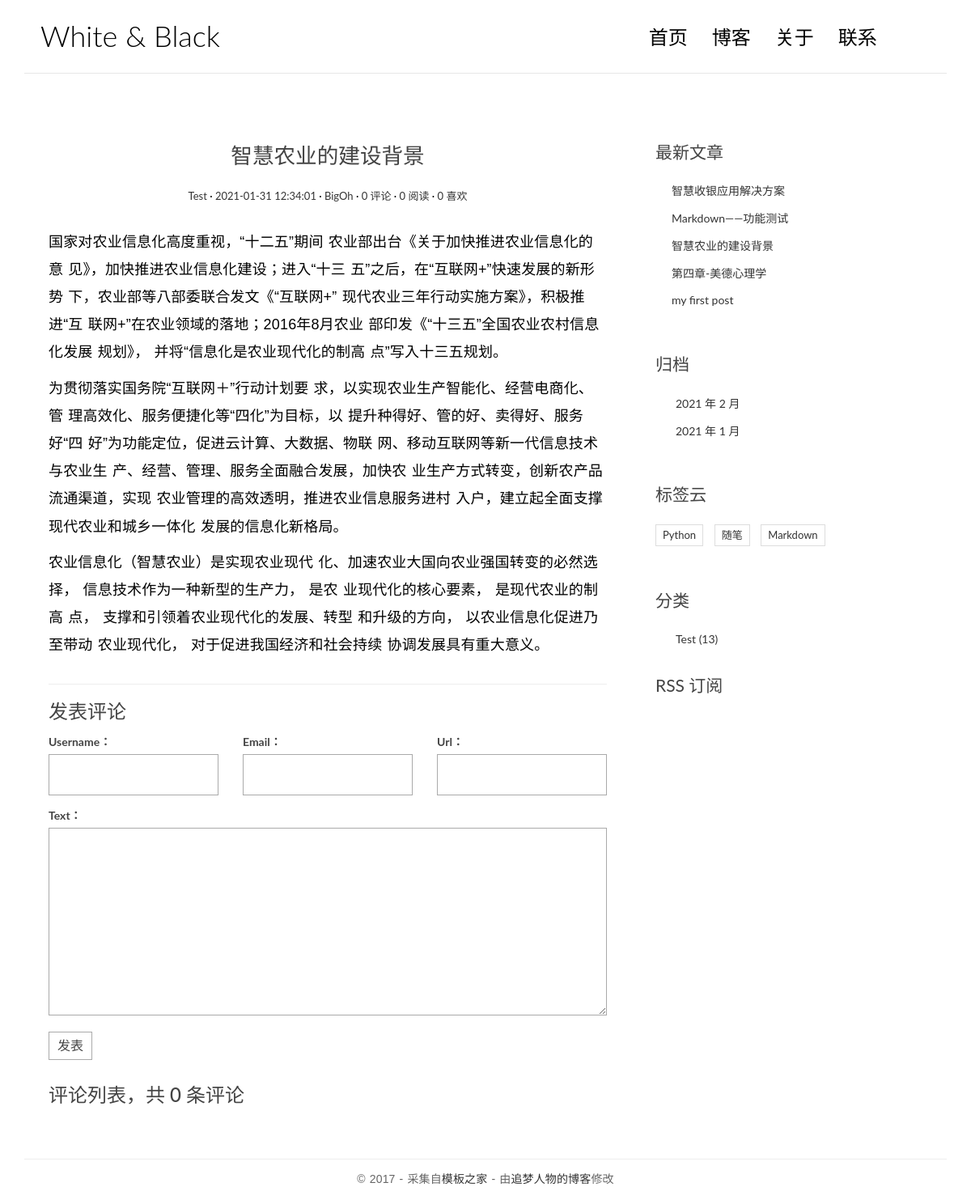
The page /post/3 on the database as committed earlier.
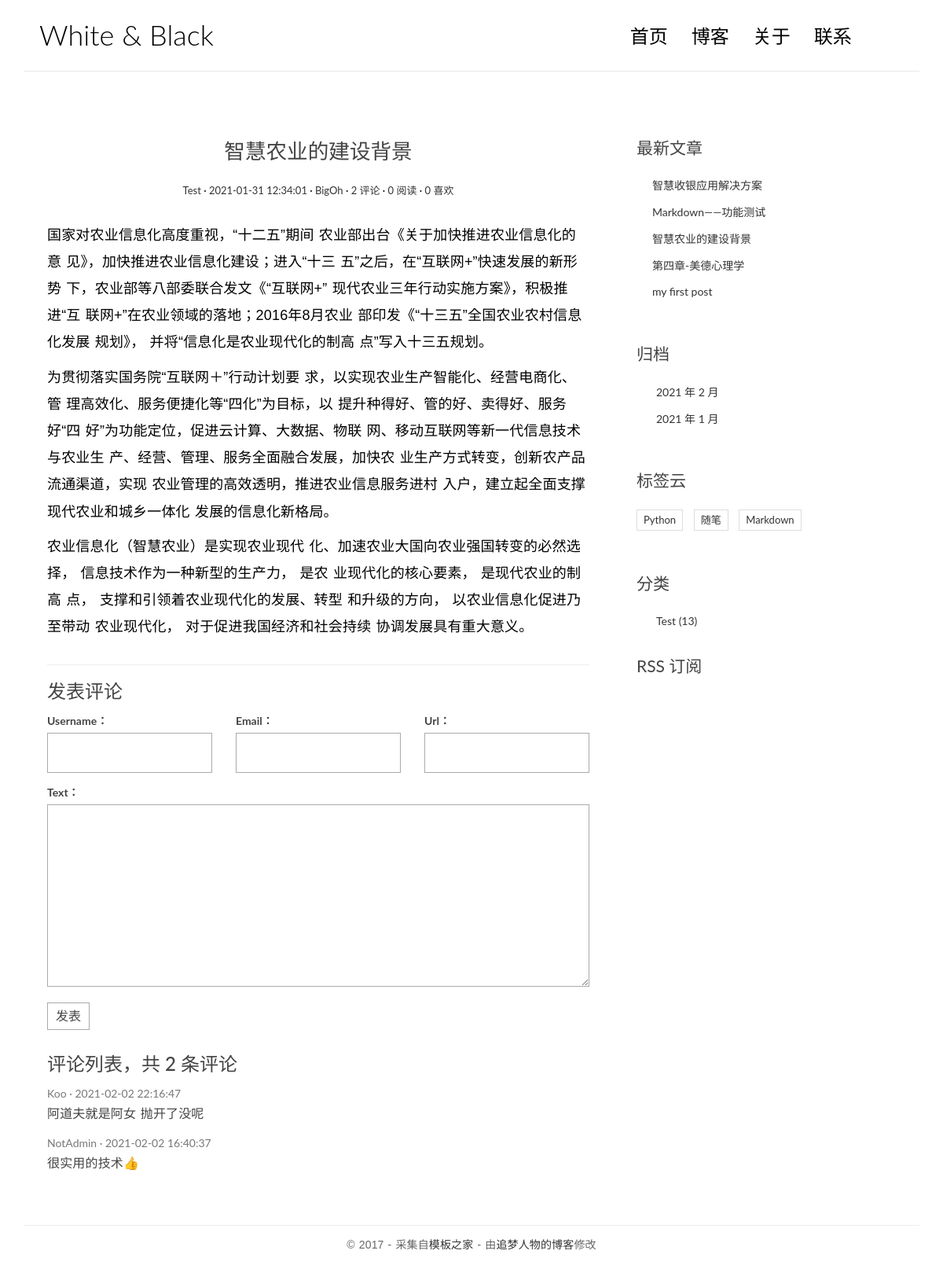
The same page on the database as committed later.
### blog/models.py (models this page shows, shortened)
class BlogPost(models.Model):
    title = models.CharField(max_length=64)
    text = models.TextField()
    excerpt = models.CharField(max_length=128, null=True, blank=True, default='')
    views = models.PositiveIntegerField(default=0)
    likes = models.PositiveIntegerField(default=0)
    created_at = models.DateTimeField(auto_now_add=True)
    updated_at = models.DateTimeField(auto_now=True)
    author = models.ForeignKey(to=User, on_delete=models.SET_DEFAULT, default='Admin')
    tags = models.ManyToManyField(to=Tag, blank=True)
    category = models.ForeignKey(to=Category, on_delete=models.SET_NULL, null=True, blank=True)
    class Meta:
        verbose_name = '文章'
        verbose_name_plural = '文章列表'
        ordering = ['-created_at']  # set the default ordering field
    def get_absolute_url(self):
        return reverse('blog:blog_post_detail', kwargs={'blog_post_id': self.id})

class Tag(models.Model):
    tag_name = models.CharField(max_length=32, unique=True)
    class Meta:
        verbose_name = '标签'
        verbose_name_plural = '标签列表'

class Category(models.Model):
    category_name = models.CharField(max_length=32)
    class Meta:
        verbose_name = '分类'
        verbose_name_plural = '分类列表'

### comment/models.py (models this page shows, shortened)
class Comment(models.Model):
    username = models.CharField(max_length=64)
    email = models.EmailField()
    url = models.URLField(blank=True)
    text = models.TextField()
    created_at = models.DateTimeField(default=now)
    blog_post = models.ForeignKey(to=BlogPost, on_delete=models.CASCADE, null=True, blank=True)
    class Meta:
        verbose_name = '评论'
        verbose_name_plural = '评论列表'
        ordering = ['-created_at'] # ordering the comments with desc

### blog/views.py (the view)
# urls.py: path('post/<int:blog_post_id>', views.blog_post_detail, name='blog_post_detail'), # blog post detail page
def blog_post_detail(request, blog_post_id):
    blog_post = get_object_or_404(BlogPost, pk=blog_post_id)
    md2html = markdown2.markdown(
        blog_post.text,
        extras=[
            'fenced-code-blocks',
            'code-color',
            'code-friendly',
            'toc'
        ],
    )
    blog_post.text = md2html # html tags
    blog_post.toc = md2html.toc_html # table of content
    context = {
        'website_title': 'White & Black',
        'blog_post': blog_post,
    }
    return render(request, 'blog/blog_post_detail.html', context)

### comment/forms.py
class CommentForm(forms.ModelForm):
    class Meta:
        model = Comment
        fields = ['username', 'email', 'url', 'text']

### blog/templatetags/blog_extras.py (called while the page is built)
@register.inclusion_tag('blog/inclusions/_recent_posts.html', takes_context=True)
def show_recent_blog_posts(context, num=5):
    return {
        'recent_post_list': models.BlogPost.objects.all()[:num],
    }

@register.inclusion_tag('blog/inclusions/_archives.html', takes_context=True)
def show_archives(context):
    return {
        'datetime_list': models.BlogPost.objects.dates('created_at', 'month', order='DESC')
    }

@register.inclusion_tag('blog/inclusions/_categories.html', takes_context=True)
def show_categories(context):
    return {
        'category_list': models.Category.objects.all()
    }

@register.inclusion_tag('blog/inclusions/_tags.html', takes_context=True)
def show_tags(context):
    return {
        'tag_list': models.Tag.objects.all()
    }

### comment/templatetags/comments_extras.py (called while the page is built)
@register.inclusion_tag('comments/inclusions/_form.html', takes_context=True)
def show_comment_form(context, blog_post, form=None):
    if not form:
        form = forms.CommentForm()
    return {
        'form': form,
        'blog_post': blog_post
    }

### templates/blog/blog_post_detail.html (shortened to what this page needs)
{% extends 'base.html' %}
{% load comments_extras %}
{% block main_contain_region %}
    {% if blog_post %}
        <article class="post post-{{ blog_post.id }}">
            <header class="entry-header">
                <h1 class="entry-title">{{ blog_post.title }}</h1>
            <div class="entry-meta">
                <span class="post-category"><a href="{% url 'blog:category' blog_post.category_id%}">{{ blog_post.category.category_name }}</a></span>
                <span class="post-date"><a href="#"><time class="entry-date">{{ blog_post.created_at }}</time></a></span>
                <span class="post-author"><a href="#">{{ blog_post.author }}</a></span>
                <span class="comments-link"><a href="{{ blog_post.get_absolute_url }}#comment-area">{{ blog_post.comment_set.count }} 评论</a></span>
                <span class="views-count"><a href="#">{{ blog_post.views }} 阅读</a></span>
                <span class="likes-count"><a href="#">{{ blog_post.likes }} 喜欢</a></span>
            </div>
            </header>
            <div class="entry-content clearfix">
                {{ blog_post.text|safe }}
            </div>
        </article>
    {% endif %}
{% endblock %}
{% block comment_region %}
    <section class="comment-area" id="comment-area">
    <hr>
    <h3>发表评论</h3>
        {% show_comment_form blog_post %}
        {% comment_list blog_post.id %}
    </section>
{% endblock %}

### templates/comments/inclusions/_comment_list.html (shortened to what this page needs)
<div class="comment-list-panel">
<h3>评论列表，共 <span>{{ total_cnt_comment }}</span> 条评论</h3>
    {% for comment in comment_list %}
    <ul class="comment-list list-unstyled">
        <li class="comment-item">
            <span class="nickname">{{ comment.username }}</span>
            <time class="submit-date" >{{ comment.created_at }}</time>
            <div class="text">
                {{ comment.text|linebreaks }}
            </div>
        </li>
    </ul>
    {% endfor %}
</div>

### templates/blog/inclusions/_recent_posts.html
<div class="widget widget-recent-posts">
    <h3 class="widget-title">最新文章</h3>
        <ul>
            {% for blog_post in recent_post_list %}
            <li>
                <a href="{{ blog_post.get_absolute_url }}">{{ blog_post.title }}</a>
            </li>
            {% empty %}
                暂无文章！
            {% endfor %}
    </ul>
</div>

### templates/blog/inclusions/_tags.html
<div class="widget widget-tag-cloud">
  <h3 class="widget-title">标签云</h3>
  <ul>
    {% for tag in tag_list %}
      <li>
        <a href="{% url 'blog:tag' tag.id %}">{{ tag.tag_name }}</a>
      </li>
    {% empty %}
      暂无标签！
    {% endfor %}
  </ul>
</div>

### templates/blog/inclusions/_categories.html
<div class="widget widget-category">
  <h3 class="widget-title">分类</h3>
  <ul>
    {% for category in category_list %}
      <li>
        <a href="{% url 'blog:category' category.id %}">{{ category.category_name }} <span class="post-count">(13)</span></a>
      </li>
    {% empty %}
      暂无分类！
    {% endfor %}
  </ul>
</div>

Rows that differ between the two databases and show on the page:
computed for BlogPost "智慧农业的建设背景": comment_set.count "0" → "2"
added Comment: username "Koo", created_at "2021-02-02 22:16:47", text "阿道夫就是阿女 抛开了没呢"
added Comment: username "NotAdmin", created_at "2021-02-02 16:40:37", text "很实用的技术👍"
Other text that changed with them:
{{ total_cnt_comment }}: "0" → "2"
